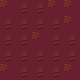

This is a level from a 2D game, rendered from its Tiled map with the project's own tilesets. A one-line summary and the complete map file follow:
An orthogonal 5x5 tile map with 16x16 px tiles, 1 tile layer (Kachelebene 1).

<map version="1.2" tiledversion="1.2.4" orientation="orthogonal" renderorder="right-down" width="5" height="5" tilewidth="16" tileheight="16" infinite="0" nextlayerid="2" nextobjectid="1">
 <tileset firstgid="1" source="dark baeume.tsx" />
 <layer id="1" name="Kachelebene 1" width="5" height="5">
  <data encoding="csv">
58,107,107,58,58,
107,107,107,107,58,
107,107,58,107,107,
107,107,107,107,107,
58,107,107,107,58
</data>
 </layer>
</map>
